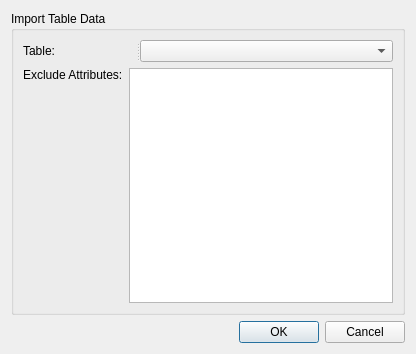
<?xml version="1.0" encoding="UTF-8"?>
<ui version="4.0">
 <class>ImportUpdate</class>
 <widget class="QDialog" name="ImportUpdate">
  <property name="geometry">
   <rect>
    <x>0</x>
    <y>0</y>
    <width>416</width>
    <height>354</height>
   </rect>
  </property>
  <property name="windowTitle">
   <string>Update Table</string>
  </property>
  <layout class="QGridLayout" name="gridLayout_2">
   <item row="0" column="0">
    <widget class="QGroupBox" name="groupBox">
     <property name="title">
      <string>Import Table Data</string>
     </property>
     <layout class="QGridLayout" name="gridLayout">
      <item row="0" column="0">
       <widget class="QSplitter" name="splitter">
        <property name="orientation">
         <enum>Qt::Horizontal</enum>
        </property>
        <widget class="QLabel" name="tableLabel">
         <property name="text">
          <string>Table:</string>
         </property>
        </widget>
        <widget class="QComboBox" name="cmbImportTable">
         <property name="sizePolicy">
          <sizepolicy hsizetype="Preferred" vsizetype="Fixed">
           <horstretch>0</horstretch>
           <verstretch>0</verstretch>
          </sizepolicy>
         </property>
        </widget>
       </widget>
      </item>
      <item row="1" column="0">
       <layout class="QGridLayout" name="gridLayout_3">
        <item row="0" column="0" alignment="Qt::AlignTop">
         <widget class="QLabel" name="attribLabel">
          <property name="text">
           <string>Exclude Attributes:</string>
          </property>
         </widget>
        </item>
        <item row="0" column="1">
         <widget class="QListView" name="listTblAttrib"/>
        </item>
       </layout>
      </item>
     </layout>
    </widget>
   </item>
   <item row="1" column="0">
    <widget class="QDialogButtonBox" name="buttonBox">
     <property name="orientation">
      <enum>Qt::Horizontal</enum>
     </property>
     <property name="standardButtons">
      <set>QDialogButtonBox::Cancel|QDialogButtonBox::Ok</set>
     </property>
    </widget>
   </item>
  </layout>
 </widget>
 <resources/>
 <connections>
  <connection>
   <sender>buttonBox</sender>
   <signal>accepted()</signal>
   <receiver>ImportUpdate</receiver>
   <slot>accept()</slot>
   <hints>
    <hint type="sourcelabel">
     <x>248</x>
     <y>254</y>
    </hint>
    <hint type="destinationlabel">
     <x>157</x>
     <y>274</y>
    </hint>
   </hints>
  </connection>
  <connection>
   <sender>buttonBox</sender>
   <signal>rejected()</signal>
   <receiver>ImportUpdate</receiver>
   <slot>reject()</slot>
   <hints>
    <hint type="sourcelabel">
     <x>316</x>
     <y>260</y>
    </hint>
    <hint type="destinationlabel">
     <x>286</x>
     <y>274</y>
    </hint>
   </hints>
  </connection>
 </connections>
</ui>
